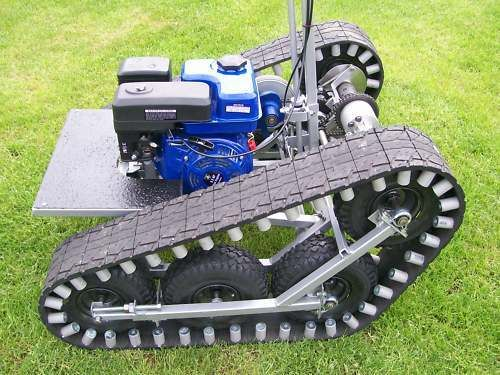
%> input picture 324.jpg, 500 x 375 px
$ octave learn_dip_8.m   (GNU Octave 9; MATLAB toolbox functions it lacks are replaced by stand-ins)
%> lines starting %> are read from the running program, lines starting %| are printed output that depends on the picture
clc
clear all
close all
I=imread('324.jpg');
%> I is the input picture: size 375x500x3 uint8; mean R, G, B 140.8, 153.2, 114.5
figure
imshow(I)

psf=fspecial('gaussian',1,100);
I_blur=imfilter(I,psf,'conv');
figure
imshow(I_blur)


I2=rgb2gray(I);
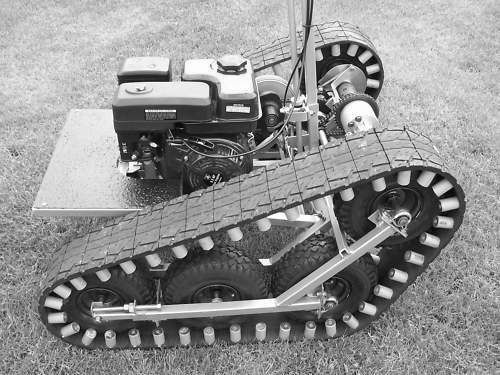
%> I2: size 375x500 uint8; min 0, max 255, mean 145.1
psf1=fspecial('gaussian',10,5);
I2_blur=imfilter(I2,psf1,'conv');
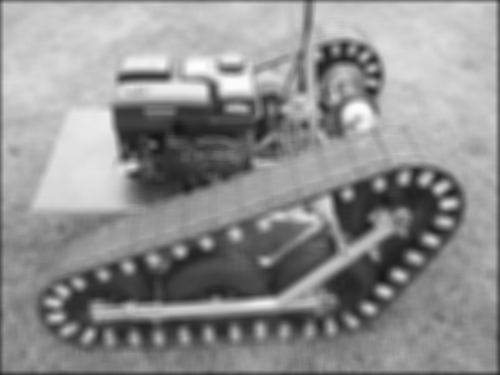
%> I2_blur: size 375x500 uint8; min 22, max 253, mean 143.2
figure
imshow(I2_blur);

x=double(I2) %uint just for showin;
h=1/49*ones(7,7);
y=conv2(x,h);
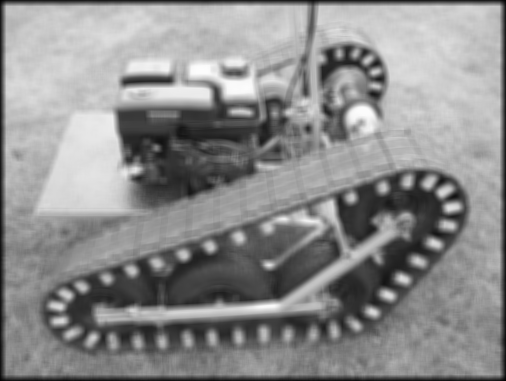
%> y: size 381x506 double; min 2.88, max 253.1, mean 141.1
figure
imshow(y,[])

$ run again, with 123.jpg copied over 324.jpg
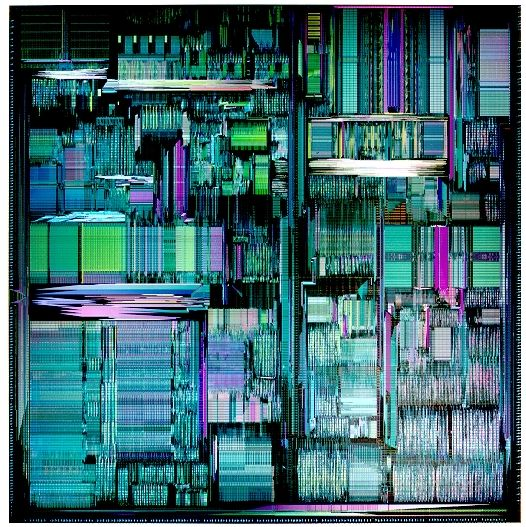
%> input picture 123.jpg, 526 x 527 px
%> I is the input picture: size 527x526x3 uint8; mean R, G, B 64.6, 105.8, 112.7
%> `I2=rgb2gray(I);`:
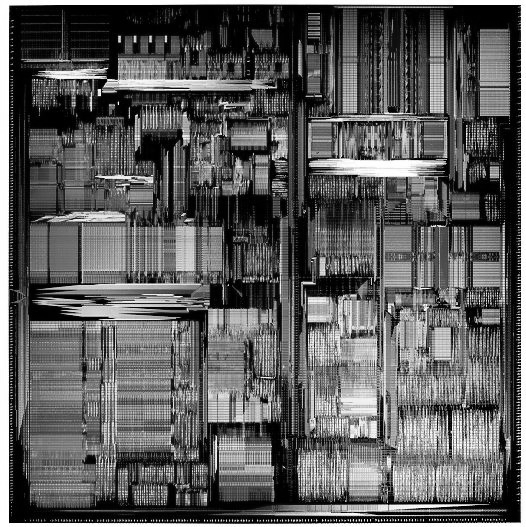
%> I2: size 527x526 uint8; min 0, max 255, mean 94.3
%> `y=conv2(x,h);`:
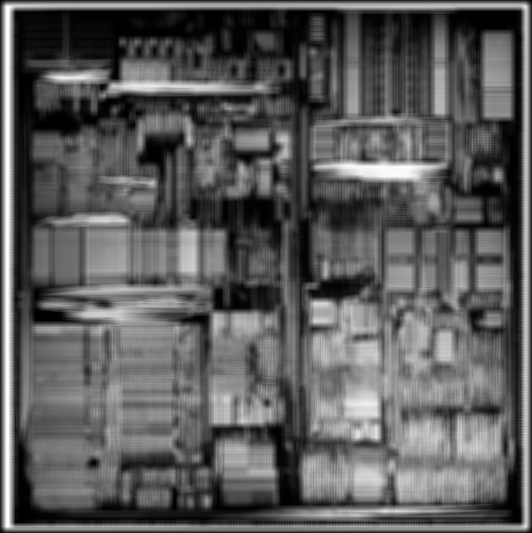
%> y: size 533x532 double; min 0, max 255, mean 92.2; drawn with min black and max white
